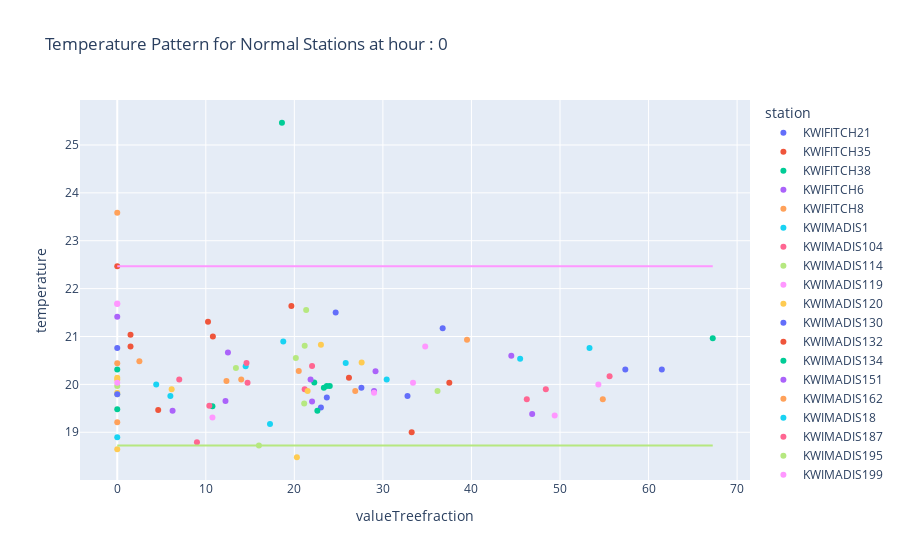

Here is the notebook cell this chart was saved with:
### Code cell
for hour in predictions1.keys():
    # if hour in [7,8]:
    figx = pe.scatter(grouped_data.query("hour==@hour"),x = 'valueTreefraction', y='temperature',color='station',title=f'Temperature Pattern for Normal Stations at hour : {hour} ')
    figx.add_trace(go.Scatter(x=grouped_data.query("hour==@hour").valueTreefraction, y=predictions1[hour][quants[0]], mode='lines', name='5% line'))
    figx.add_trace(go.Scatter(x=grouped_data.query("hour==@hour").valueTreefraction, y=predictions1[hour][quants[1]], mode='lines', name='95% line'))
    figx.show()

### Figure 1 — Plotly figure (JSON) as saved in the notebook; plotly's stock layout.template omitted (floating-point values rounded to 4 significant figures)
{"data": [{"hovertemplate": "station=KWIFITCH21<br>valueTreefraction=%{x}<br>temperature=%{y}<extra></extra>", "legendgroup": "KWIFITCH21", "marker": {"color": "#636efa", "symbol": "circle"}, "mode": "markers", "name": "KWIFITCH21", "orientation": "v", "showlegend": true, "type": "scatter", "x": [27.57], "xaxis": "x", "y": [19.93], "yaxis": "y"}, {"hovertemplate": "station=KWIFITCH35<br>valueTreefraction=%{x}<br>temperature=%{y}<extra></extra>", "legendgroup": "KWIFITCH35", "marker": {"color": "#EF553B", "symbol": "circle"}, "mode": "markers", "name": "KWIFITCH35", "orientation": "v", "showlegend": true, "type": "scatter", "x": [33.25], "xaxis": "x", "y": [19], "yaxis": "y"}, {"hovertemplate": "station=KWIFITCH38<br>valueTreefraction=%{x}<br>temperature=%{y}<extra></extra>", "legendgroup": "KWIFITCH38", "marker": {"color": "#00cc96", "symbol": "circle"}, "mode": "markers", "name": "KWIFITCH38", "orientation": "v", "showlegend": true, "type": "scatter", "x": [10.75], "xaxis": "x", "y": [19.55], "yaxis": "y"}, {"hovertemplate": "station=KWIFITCH6<br>valueTreefraction=%{x}<br>temperature=%{y}<extra></extra>", "legendgroup": "KWIFITCH6", "marker": {"color": "#ab63fa", "symbol": "circle"}, "mode": "markers", "name": "KWIFITCH6", "orientation": "v", "showlegend": true, "type": "scatter", "x": [29], "xaxis": "x", "y": [19.86], "yaxis": "y"}, {"hovertemplate": "station=KWIFITCH8<br>valueTreefraction=%{x}<br>temperature=%{y}<extra></extra>", "legendgroup": "KWIFITCH8", "marker": {"color": "#FFA15A", "symbol": "circle"}, "mode": "markers", "name": "KWIFITCH8", "orientation": "v", "showlegend": true, "type": "scatter", "x": [26.88], "xaxis": "x", "y": [19.86], "yaxis": "y"}, {"hovertemplate": "station=KWIMADIS1<br>valueTreefraction=%{x}<br>temperature=%{y}<extra></extra>", "legendgroup": "KWIMADIS1", "marker": {"color": "#19d3f3", "symbol": "circle"}, "mode": "markers", "name": "KWIMADIS1", "orientation": "v", "showlegend": true, "type": "scatter", "x": [45.5], "xaxis": "x", "y": [20.54], "yaxis": "y"}, {"hovertemplate": "station=KWIMADIS104<br>valueTreefraction=%{x}<br>temperature=%{y}<extra></extra>", "legendgroup": "KWIMADIS104", "marker": {"color": "#FF6692", "symbol": "circle"}, "mode": "markers", "name": "KWIMADIS104", "orientation": "v", "showlegend": true, "type": "scatter", "x": [9], "xaxis": "x", "y": [18.79], "yaxis": "y"}, {"hovertemplate": "station=KWIMADIS114<br>valueTreefraction=%{x}<br>temperature=%{y}<extra></extra>", "legendgroup": "KWIMADIS114", "marker": {"color": "#B6E880", "symbol": "circle"}, "mode": "markers", "name": "KWIMADIS114", "orientation": "v", "showlegend": true, "type": "scatter", "x": [16], "xaxis": "x", "y": [18.72], "yaxis": "y"}, {"hovertemplate": "station=KWIMADIS119<br>valueTreefraction=%{x}<br>temperature=%{y}<extra></extra>", "legendgroup": "KWIMADIS119", "marker": {"color": "#FF97FF", "symbol": "circle"}, "mode": "markers", "name": "KWIMADIS119", "orientation": "v", "showlegend": true, "type": "scatter", "x": [34.78], "xaxis": "x", "y": [20.79], "yaxis": "y"}, {"hovertemplate": "station=KWIMADIS120<br>valueTreefraction=%{x}<br>temperature=%{y}<extra></extra>", "legendgroup": "KWIMADIS120", "marker": {"color": "#FECB52", "symbol": "circle"}, "mode": "markers", "name": "KWIMADIS120", "orientation": "v", "showlegend": true, "type": "scatter", "x": [20.29], "xaxis": "x", "y": [18.48], "yaxis": "y"}, {"hovertemplate": "station=KWIMADIS130<br>valueTreefraction=%{x}<br>temperature=%{y}<extra></extra>", "legendgroup": "KWIMADIS130", "marker": {"color": "#636efa", "symbol": "circle"}, "mode": "markers", "name": "KWIMADIS130", "orientation": "v", "showlegend": true, "type": "scatter", "x": [36.75], "xaxis": "x", "y": [21.17], "yaxis": "y"}, {"hovertemplate": "station=KWIMADIS132<br>valueTreefraction=%{x}<br>temperature=%{y}<extra></extra>", "legendgroup": "KWIMADIS132", "marker": {"color": "#EF553B", "symbol": "circle"}, "mode": "markers", "name": "KWIMADIS132", "orientation": "v", "showlegend": true, "type": "scatter", "x": [4.625], "xaxis": "x", "y": [19.46], "yaxis": "y"}, {"hovertemplate": "station=KWIMADIS134<br>valueTreefraction=%{x}<br>temperature=%{y}<extra></extra>", "legendgroup": "KWIMADIS134", "marker": {"color": "#00cc96", "symbol": "circle"}, "mode": "markers", "name": "KWIMADIS134", "orientation": "v", "showlegend": true, "type": "scatter", "x": [24], "xaxis": "x", "y": [19.97], "yaxis": "y"}, {"hovertemplate": "station=KWIMADIS151<br>valueTreefraction=%{x}<br>temperature=%{y}<extra></extra>", "legendgroup": "KWIMADIS151", "marker": {"color": "#ab63fa", "symbol": "circle"}, "mode": "markers", "name": "KWIMADIS151", "orientation": "v", "showlegend": true, "type": "scatter", "x": [22], "xaxis": "x", "y": [19.64], "yaxis": "y"}, {"hovertemplate": "station=KWIMADIS162<br>valueTreefraction=%{x}<br>temperature=%{y}<extra></extra>", "legendgroup": "KWIMADIS162", "marker": {"color": "#FFA15A", "symbol": "circle"}, "mode": "markers", "name": "KWIMADIS162", "orientation": "v", "showlegend": true, "type": "scatter", "x": [20.5], "xaxis": "x", "y": [20.28], "yaxis": "y"}, {"hovertemplate": "station=KWIMADIS18<br>valueTreefraction=%{x}<br>temperature=%{y}<extra></extra>", "legendgroup": "KWIMADIS18", "marker": {"color": "#19d3f3", "symbol": "circle"}, "mode": "markers", "name": "KWIMADIS18", "orientation": "v", "showlegend": true, "type": "scatter", "x": [30.43], "xaxis": "x", "y": [20.1], "yaxis": "y"}, {"hovertemplate": "station=KWIMADIS187<br>valueTreefraction=%{x}<br>temperature=%{y}<extra></extra>", "legendgroup": "KWIMADIS187", "marker": {"color": "#FF6692", "symbol": "circle"}, "mode": "markers", "name": "KWIMADIS187", "orientation": "v", "showlegend": true, "type": "scatter", "x": [21.17], "xaxis": "x", "y": [19.9], "yaxis": "y"}, {"hovertemplate": "station=KWIMADIS195<br>valueTreefraction=%{x}<br>temperature=%{y}<extra></extra>", "legendgroup": "KWIMADIS195", "marker": {"color": "#B6E880", "symbol": "circle"}, "mode": "markers", "name": "KWIMADIS195", "orientation": "v", "showlegend": true, "type": "scatter", "x": [21.11], "xaxis": "x", "y": [19.6], "yaxis": "y"}, {"hovertemplate": "station=KWIMADIS199<br>valueTreefraction=%{x}<br>temperature=%{y}<extra></extra>", "legendgroup": "KWIMADIS199", "marker": {"color": "#FF97FF", "symbol": "circle"}, "mode": "markers", "name": "KWIMADIS199", "orientation": "v", "showlegend": true, "type": "scatter", "x": [29], "xaxis": "x", "y": [19.83], "yaxis": "y"}, {"hovertemplate": "station=KWIMADIS201<br>valueTreefraction=%{x}<br>temperature=%{y}<extra></extra>", "legendgroup": "KWIMADIS201", "marker": {"color": "#FECB52", "symbol": "circle"}, "mode": "markers", "name": "KWIMADIS201", "orientation": "v", "showlegend": true, "type": "scatter", "x": [23], "xaxis": "x", "y": [20.83], "yaxis": "y"}, {"hovertemplate": "station=KWIMADIS208<br>valueTreefraction=%{x}<br>temperature=%{y}<extra></extra>", "legendgroup": "KWIMADIS208", "marker": {"color": "#636efa", "symbol": "circle"}, "mode": "markers", "name": "KWIMADIS208", "orientation": "v", "showlegend": true, "type": "scatter", "x": [23.67], "xaxis": "x", "y": [19.72], "yaxis": "y"}, {"hovertemplate": "station=KWIMADIS214<br>valueTreefraction=%{x}<br>temperature=%{y}<extra></extra>", "legendgroup": "KWIMADIS214", "marker": {"color": "#EF553B", "symbol": "circle"}, "mode": "markers", "name": "KWIMADIS214", "orientation": "v", "showlegend": true, "type": "scatter", "x": [0], "xaxis": "x", "y": [22.47], "yaxis": "y"}, {"hovertemplate": "station=KWIMADIS215<br>valueTreefraction=%{x}<br>temperature=%{y}<extra></extra>", "legendgroup": "KWIMADIS215", "marker": {"color": "#00cc96", "symbol": "circle"}, "mode": "markers", "name": "KWIMADIS215", "orientation": "v", "showlegend": true, "type": "scatter", "x": [22.25], "xaxis": "x", "y": [20.04], "yaxis": "y"}, {"hovertemplate": "station=KWIMADIS226<br>valueTreefraction=%{x}<br>temperature=%{y}<extra></extra>", "legendgroup": "KWIMADIS226", "marker": {"color": "#ab63fa", "symbol": "circle"}, "mode": "markers", "name": "KWIMADIS226", "orientation": "v", "showlegend": true, "type": "scatter", "x": [44.5], "xaxis": "x", "y": [20.6], "yaxis": "y"}, {"hovertemplate": "station=KWIMADIS238<br>valueTreefraction=%{x}<br>temperature=%{y}<extra></extra>", "legendgroup": "KWIMADIS238", "marker": {"color": "#FFA15A", "symbol": "circle"}, "mode": "markers", "name": "KWIMADIS238", "orientation": "v", "showlegend": true, "type": "scatter", "x": [2.5], "xaxis": "x", "y": [20.48], "yaxis": "y"}, {"hovertemplate": "station=KWIMADIS239<br>valueTreefraction=%{x}<br>temperature=%{y}<extra></extra>", "legendgroup": "KWIMADIS239", "marker": {"color": "#19d3f3", "symbol": "circle"}, "mode": "markers", "name": "KWIMADIS239", "orientation": "v", "showlegend": true, "type": "scatter", "x": [14.5], "xaxis": "x", "y": [20.38], "yaxis": "y"}, {"hovertemplate": "station=KWIMADIS249<br>valueTreefraction=%{x}<br>temperature=%{y}<extra></extra>", "legendgroup": "KWIMADIS249", "marker": {"color": "#FF6692", "symbol": "circle"}, "mode": "markers", "name": "KWIMADIS249", "orientation": "v", "showlegend": true, "type": "scatter", "x": [14.71], "xaxis": "x", "y": [20.03], "yaxis": "y"}, {"hovertemplate": "station=KWIMADIS259<br>valueTreefraction=%{x}<br>temperature=%{y}<extra></extra>", "legendgroup": "KWIMADIS259", "marker": {"color": "#B6E880", "symbol": "circle"}, "mode": "markers", "name": "KWIMADIS259", "orientation": "v", "showlegend": true, "type": "scatter", "x": [21.17], "xaxis": "x", "y": [20.81], "yaxis": "y"}, {"hovertemplate": "station=KWIMADIS270<br>valueTreefraction=%{x}<br>temperature=%{y}<extra></extra>", "legendgroup": "KWIMADIS270", "marker": {"color": "#FF97FF", "symbol": "circle"}, "mode": "markers", "name": "KWIMADIS270", "orientation": "v", "showlegend": true, "type": "scatter", "x": [0], "xaxis": "x", "y": [21.68], "yaxis": "y"}, {"hovertemplate": "station=KWIMADIS273<br>valueTreefraction=%{x}<br>temperature=%{y}<extra></extra>", "legendgroup": "KWIMADIS273", "marker": {"color": "#FECB52", "symbol": "circle"}, "mode": "markers", "name": "KWIMADIS273", "orientation": "v", "showlegend": true, "type": "scatter", "x": [0], "xaxis": "x", "y": [20.14], "yaxis": "y"}, {"hovertemplate": "station=KWIMADIS279<br>valueTreefraction=%{x}<br>temperature=%{y}<extra></extra>", "legendgroup": "KWIMADIS279", "marker": {"color": "#636efa", "symbol": "circle"}, "mode": "markers", "name": "KWIMADIS279", "orientation": "v", "showlegend": true, "type": "scatter", "x": [32.78], "xaxis": "x", "y": [19.76], "yaxis": "y"}, {"hovertemplate": "station=KWIMADIS283<br>valueTreefraction=%{x}<br>temperature=%{y}<extra></extra>", "legendgroup": "KWIMADIS283", "marker": {"color": "#EF553B", "symbol": "circle"}, "mode": "markers", "name": "KWIMADIS283", "orientation": "v", "showlegend": true, "type": "scatter", "x": [37.5], "xaxis": "x", "y": [20.03], "yaxis": "y"}, {"hovertemplate": "station=KWIMADIS284<br>valueTreefraction=%{x}<br>temperature=%{y}<extra></extra>", "legendgroup": "KWIMADIS284", "marker": {"color": "#00cc96", "symbol": "circle"}, "mode": "markers", "name": "KWIMADIS284", "orientation": "v", "showlegend": true, "type": "scatter", "x": [67.25], "xaxis": "x", "y": [20.97], "yaxis": "y"}, {"hovertemplate": "station=KWIMADIS287<br>valueTreefraction=%{x}<br>temperature=%{y}<extra></extra>", "legendgroup": "KWIMADIS287", "marker": {"color": "#ab63fa", "symbol": "circle"}, "mode": "markers", "name": "KWIMADIS287", "orientation": "v", "showlegend": true, "type": "scatter", "x": [29.17], "xaxis": "x", "y": [20.28], "yaxis": "y"}, {"hovertemplate": "station=KWIMADIS288<br>valueTreefraction=%{x}<br>temperature=%{y}<extra></extra>", "legendgroup": "KWIMADIS288", "marker": {"color": "#FFA15A", "symbol": "circle"}, "mode": "markers", "name": "KWIMADIS288", "orientation": "v", "showlegend": true, "type": "scatter", "x": [14], "xaxis": "x", "y": [20.1], "yaxis": "y"}, {"hovertemplate": "station=KWIMADIS290<br>valueTreefraction=%{x}<br>temperature=%{y}<extra></extra>", "legendgroup": "KWIMADIS290", "marker": {"color": "#19d3f3", "symbol": "circle"}, "mode": "markers", "name": "KWIMADIS290", "orientation": "v", "showlegend": true, "type": "scatter", "x": [6], "xaxis": "x", "y": [19.76], "yaxis": "y"}, {"hovertemplate": "station=KWIMADIS292<br>valueTreefraction=%{x}<br>temperature=%{y}<extra></extra>", "legendgroup": "KWIMADIS292", "marker": {"color": "#FF6692", "symbol": "circle"}, "mode": "markers", "name": "KWIMADIS292", "orientation": "v", "showlegend": true, "type": "scatter", "x": [14.6], "xaxis": "x", "y": [20.45], "yaxis": "y"}, {"hovertemplate": "station=KWIMADIS293<br>valueTreefraction=%{x}<br>temperature=%{y}<extra></extra>", "legendgroup": "KWIMADIS293", "marker": {"color": "#B6E880", "symbol": "circle"}, "mode": "markers", "name": "KWIMADIS293", "orientation": "v", "showlegend": true, "type": "scatter", "x": [36.17], "xaxis": "x", "y": [19.86], "yaxis": "y"}, {"hovertemplate": "station=KWIMADIS294<br>valueTreefraction=%{x}<br>temperature=%{y}<extra></extra>", "legendgroup": "KWIMADIS294", "marker": {"color": "#FF97FF", "symbol": "circle"}, "mode": "markers", "name": "KWIMADIS294", "orientation": "v", "showlegend": true, "type": "scatter", "x": [10.75], "xaxis": "x", "y": [19.31], "yaxis": "y"}, {"hovertemplate": "station=KWIMADIS298<br>valueTreefraction=%{x}<br>temperature=%{y}<extra></extra>", "legendgroup": "KWIMADIS298", "marker": {"color": "#FECB52", "symbol": "circle"}, "mode": "markers", "name": "KWIMADIS298", "orientation": "v", "showlegend": true, "type": "scatter", "x": [0], "xaxis": "x", "y": [20.1], "yaxis": "y"}, {"hovertemplate": "station=KWIMADIS306<br>valueTreefraction=%{x}<br>temperature=%{y}<extra></extra>", "legendgroup": "KWIMADIS306", "marker": {"color": "#636efa", "symbol": "circle"}, "mode": "markers", "name": "KWIMADIS306", "orientation": "v", "showlegend": true, "type": "scatter", "x": [23], "xaxis": "x", "y": [19.52], "yaxis": "y"}, {"hovertemplate": "station=KWIMADIS308<br>valueTreefraction=%{x}<br>temperature=%{y}<extra></extra>", "legendgroup": "KWIMADIS308", "marker": {"color": "#EF553B", "symbol": "circle"}, "mode": "markers", "name": "KWIMADIS308", "orientation": "v", "showlegend": true, "type": "scatter", "x": [1.5], "xaxis": "x", "y": [20.79], "yaxis": "y"}, {"hovertemplate": "station=KWIMADIS310<br>valueTreefraction=%{x}<br>temperature=%{y}<extra></extra>", "legendgroup": "KWIMADIS310", "marker": {"color": "#00cc96", "symbol": "circle"}, "mode": "markers", "name": "KWIMADIS310", "orientation": "v", "showlegend": true, "type": "scatter", "x": [23.33], "xaxis": "x", "y": [19.93], "yaxis": "y"}, {"hovertemplate": "station=KWIMADIS311<br>valueTreefraction=%{x}<br>temperature=%{y}<extra></extra>", "legendgroup": "KWIMADIS311", "marker": {"color": "#ab63fa", "symbol": "circle"}, "mode": "markers", "name": "KWIMADIS311", "orientation": "v", "showlegend": true, "type": "scatter", "x": [21.83], "xaxis": "x", "y": [20.1], "yaxis": "y"}, {"hovertemplate": "station=KWIMADIS324<br>valueTreefraction=%{x}<br>temperature=%{y}<extra></extra>", "legendgroup": "KWIMADIS324", "marker": {"color": "#FFA15A", "symbol": "circle"}, "mode": "markers", "name": "KWIMADIS324", "orientation": "v", "showlegend": true, "type": "scatter", "x": [0], "xaxis": "x", "y": [19.21], "yaxis": "y"}, {"hovertemplate": "station=KWIMADIS328<br>valueTreefraction=%{x}<br>temperature=%{y}<extra></extra>", "legendgroup": "KWIMADIS328", "marker": {"color": "#19d3f3", "symbol": "circle"}, "mode": "markers", "name": "KWIMADIS328", "orientation": "v", "showlegend": true, "type": "scatter", "x": [4.4], "xaxis": "x", "y": [20], "yaxis": "y"}, {"hovertemplate": "station=KWIMADIS33<br>valueTreefraction=%{x}<br>temperature=%{y}<extra></extra>", "legendgroup": "KWIMADIS33", "marker": {"color": "#FF6692", "symbol": "circle"}, "mode": "markers", "name": "KWIMADIS33", "orientation": "v", "showlegend": true, "type": "scatter", "x": [46.25], "xaxis": "x", "y": [19.69], "yaxis": "y"}, {"hovertemplate": "station=KWIMADIS331<br>valueTreefraction=%{x}<br>temperature=%{y}<extra></extra>", "legendgroup": "KWIMADIS331", "marker": {"color": "#B6E880", "symbol": "circle"}, "mode": "markers", "name": "KWIMADIS331", "orientation": "v", "showlegend": true, "type": "scatter", "x": [13.4], "xaxis": "x", "y": [20.34], "yaxis": "y"}, {"hovertemplate": "station=KWIMADIS332<br>valueTreefraction=%{x}<br>temperature=%{y}<extra></extra>", "legendgroup": "KWIMADIS332", "marker": {"color": "#FF97FF", "symbol": "circle"}, "mode": "markers", "name": "KWIMADIS332", "orientation": "v", "showlegend": true, "type": "scatter", "x": [49.4], "xaxis": "x", "y": [19.35], "yaxis": "y"}, {"hovertemplate": "station=KWIMADIS333<br>valueTreefraction=%{x}<br>temperature=%{y}<extra></extra>", "legendgroup": "KWIMADIS333", "marker": {"color": "#FECB52", "symbol": "circle"}, "mode": "markers", "name": "KWIMADIS333", "orientation": "v", "showlegend": true, "type": "scatter", "x": [21.5], "xaxis": "x", "y": [19.86], "yaxis": "y"}, {"hovertemplate": "station=KWIMADIS335<br>valueTreefraction=%{x}<br>temperature=%{y}<extra></extra>", "legendgroup": "KWIMADIS335", "marker": {"color": "#636efa", "symbol": "circle"}, "mode": "markers", "name": "KWIMADIS335", "orientation": "v", "showlegend": true, "type": "scatter", "x": [57.38], "xaxis": "x", "y": [20.31], "yaxis": "y"}, {"hovertemplate": "station=KWIMADIS338<br>valueTreefraction=%{x}<br>temperature=%{y}<extra></extra>", "legendgroup": "KWIMADIS338", "marker": {"color": "#EF553B", "symbol": "circle"}, "mode": "markers", "name": "KWIMADIS338", "orientation": "v", "showlegend": true, "type": "scatter", "x": [26.17], "xaxis": "x", "y": [20.14], "yaxis": "y"}, {"hovertemplate": "station=KWIMADIS340<br>valueTreefraction=%{x}<br>temperature=%{y}<extra></extra>", "legendgroup": "KWIMADIS340", "marker": {"color": "#00cc96", "symbol": "circle"}, "mode": "markers", "name": "KWIMADIS340", "orientation": "v", "showlegend": true, "type": "scatter", "x": [23.67], "xaxis": "x", "y": [19.97], "yaxis": "y"}, {"hovertemplate": "station=KWIMADIS342<br>valueTreefraction=%{x}<br>temperature=%{y}<extra></extra>", "legendgroup": "KWIMADIS342", "marker": {"color": "#ab63fa", "symbol": "circle"}, "mode": "markers", "name": "KWIMADIS342", "orientation": "v", "showlegend": true, "type": "scatter", "x": [46.86], "xaxis": "x", "y": [19.38], "yaxis": "y"}, {"hovertemplate": "station=KWIMADIS344<br>valueTreefraction=%{x}<br>temperature=%{y}<extra></extra>", "legendgroup": "KWIMADIS344", "marker": {"color": "#FFA15A", "symbol": "circle"}, "mode": "markers", "name": "KWIMADIS344", "orientation": "v", "showlegend": true, "type": "scatter", "x": [54.83], "xaxis": "x", "y": [19.69], "yaxis": "y"}, {"hovertemplate": "station=KWIMADIS345<br>valueTreefraction=%{x}<br>temperature=%{y}<extra></extra>", "legendgroup": "KWIMADIS345", "marker": {"color": "#19d3f3", "symbol": "circle"}, "mode": "markers", "name": "KWIMADIS345", "orientation": "v", "showlegend": true, "type": "scatter", "x": [18.75], "xaxis": "x", "y": [20.9], "yaxis": "y"}, {"hovertemplate": "station=KWIMADIS347<br>valueTreefraction=%{x}<br>temperature=%{y}<extra></extra>", "legendgroup": "KWIMADIS347", "marker": {"color": "#FF6692", "symbol": "circle"}, "mode": "markers", "name": "KWIMADIS347", "orientation": "v", "showlegend": true, "type": "scatter", "x": [55.6], "xaxis": "x", "y": [20.17], "yaxis": "y"}, {"hovertemplate": "station=KWIMADIS349<br>valueTreefraction=%{x}<br>temperature=%{y}<extra></extra>", "legendgroup": "KWIMADIS349", "marker": {"color": "#B6E880", "symbol": "circle"}, "mode": "markers", "name": "KWIMADIS349", "orientation": "v", "showlegend": true, "type": "scatter", "x": [21.33], "xaxis": "x", "y": [21.55], "yaxis": "y"}, {"hovertemplate": "station=KWIMADIS35<br>valueTreefraction=%{x}<br>temperature=%{y}<extra></extra>", "legendgroup": "KWIMADIS35", "marker": {"color": "#FF97FF", "symbol": "circle"}, "mode": "markers", "name": "KWIMADIS35", "orientation": "v", "showlegend": true, "type": "scatter", "x": [0], "xaxis": "x", "y": [21.69], "yaxis": "y"}, {"hovertemplate": "station=KWIMADIS350<br>valueTreefraction=%{x}<br>temperature=%{y}<extra></extra>", "legendgroup": "KWIMADIS350", "marker": {"color": "#FECB52", "symbol": "circle"}, "mode": "markers", "name": "KWIMADIS350", "orientation": "v", "showlegend": true, "type": "scatter", "x": [27.6], "xaxis": "x", "y": [20.45], "yaxis": "y"}, {"hovertemplate": "station=KWIMADIS353<br>valueTreefraction=%{x}<br>temperature=%{y}<extra></extra>", "legendgroup": "KWIMADIS353", "marker": {"color": "#636efa", "symbol": "circle"}, "mode": "markers", "name": "KWIMADIS353", "orientation": "v", "showlegend": true, "type": "scatter", "x": [24.67], "xaxis": "x", "y": [21.5], "yaxis": "y"}, {"hovertemplate": "station=KWIMADIS41<br>valueTreefraction=%{x}<br>temperature=%{y}<extra></extra>", "legendgroup": "KWIMADIS41", "marker": {"color": "#EF553B", "symbol": "circle"}, "mode": "markers", "name": "KWIMADIS41", "orientation": "v", "showlegend": true, "type": "scatter", "x": [10.8], "xaxis": "x", "y": [21], "yaxis": "y"}, {"hovertemplate": "station=KWIMADIS50<br>valueTreefraction=%{x}<br>temperature=%{y}<extra></extra>", "legendgroup": "KWIMADIS50", "marker": {"color": "#00cc96", "symbol": "circle"}, "mode": "markers", "name": "KWIMADIS50", "orientation": "v", "showlegend": true, "type": "scatter", "x": [18.6], "xaxis": "x", "y": [25.46], "yaxis": "y"}, {"hovertemplate": "station=KWIMADIS52<br>valueTreefraction=%{x}<br>temperature=%{y}<extra></extra>", "legendgroup": "KWIMADIS52", "marker": {"color": "#ab63fa", "symbol": "circle"}, "mode": "markers", "name": "KWIMADIS52", "orientation": "v", "showlegend": true, "type": "scatter", "x": [0], "xaxis": "x", "y": [21.41], "yaxis": "y"}, {"hovertemplate": "station=KWIMADIS65<br>valueTreefraction=%{x}<br>temperature=%{y}<extra></extra>", "legendgroup": "KWIMADIS65", "marker": {"color": "#FFA15A", "symbol": "circle"}, "mode": "markers", "name": "KWIMADIS65", "orientation": "v", "showlegend": true, "type": "scatter", "x": [39.5], "xaxis": "x", "y": [20.93], "yaxis": "y"}, {"hovertemplate": "station=KWIMADIS87<br>valueTreefraction=%{x}<br>temperature=%{y}<extra></extra>", "legendgroup": "KWIMADIS87", "marker": {"color": "#19d3f3", "symbol": "circle"}, "mode": "markers", "name": "KWIMADIS87", "orientation": "v", "showlegend": true, "type": "scatter", "x": [53.33], "xaxis": "x", "y": [20.76], "yaxis": "y"}, {"hovertemplate": "station=KWIMCFAR10<br>valueTreefraction=%{x}<br>temperature=%{y}<extra></extra>", "legendgroup": "KWIMCFAR10", "marker": {"color": "#FF6692", "symbol": "circle"}, "mode": "markers", "name": "KWIMCFAR10", "orientation": "v", "showlegend": true, "type": "scatter", "x": [48.4], "xaxis": "x", "y": [19.9], "yaxis": "y"}, {"hovertemplate": "station=KWIMCFAR19<br>valueTreefraction=%{x}<br>temperature=%{y}<extra></extra>", "legendgroup": "KWIMCFAR19", "marker": {"color": "#B6E880", "symbol": "circle"}, "mode": "markers", "name": "KWIMCFAR19", "orientation": "v", "showlegend": true, "type": "scatter", "x": [20.17], "xaxis": "x", "y": [20.55], "yaxis": "y"}, {"hovertemplate": "station=KWIMCFAR20<br>valueTreefraction=%{x}<br>temperature=%{y}<extra></extra>", "legendgroup": "KWIMCFAR20", "marker": {"color": "#FF97FF", "symbol": "circle"}, "mode": "markers", "name": "KWIMCFAR20", "orientation": "v", "showlegend": true, "type": "scatter", "x": [33.4], "xaxis": "x", "y": [20.03], "yaxis": "y"}, {"hovertemplate": "station=KWIMCFAR9<br>valueTreefraction=%{x}<br>temperature=%{y}<extra></extra>", "legendgroup": "KWIMCFAR9", "marker": {"color": "#FECB52", "symbol": "circle"}, "mode": "markers", "name": "KWIMCFAR9", "orientation": "v", "showlegend": true, "type": "scatter", "x": [6.143], "xaxis": "x", "y": [19.9], "yaxis": "y"}, {"hovertemplate": "station=KWIMIDDL14<br>valueTreefraction=%{x}<br>temperature=%{y}<extra></extra>", "legendgroup": "KWIMIDDL14", "marker": {"color": "#636efa", "symbol": "circle"}, "mode": "markers", "name": "KWIMIDDL14", "orientation": "v", "showlegend": true, "type": "scatter", "x": [61.5], "xaxis": "x", "y": [20.31], "yaxis": "y"}, {"hovertemplate": "station=KWIMIDDL23<br>valueTreefraction=%{x}<br>temperature=%{y}<extra></extra>", "legendgroup": "KWIMIDDL23", "marker": {"color": "#EF553B", "symbol": "circle"}, "mode": "markers", "name": "KWIMIDDL23", "orientation": "v", "showlegend": true, "type": "scatter", "x": [19.67], "xaxis": "x", "y": [21.64], "yaxis": "y"}, {"hovertemplate": "station=KWIMIDDL25<br>valueTreefraction=%{x}<br>temperature=%{y}<extra></extra>", "legendgroup": "KWIMIDDL25", "marker": {"color": "#00cc96", "symbol": "circle"}, "mode": "markers", "name": "KWIMIDDL25", "orientation": "v", "showlegend": true, "type": "scatter", "x": [0], "xaxis": "x", "y": [20.31], "yaxis": "y"}, {"hovertemplate": "station=KWIMIDDL36<br>valueTreefraction=%{x}<br>temperature=%{y}<extra></extra>", "legendgroup": "KWIMIDDL36", "marker": {"color": "#ab63fa", "symbol": "circle"}, "mode": "markers", "name": "KWIMIDDL36", "orientation": "v", "showlegend": true, "type": "scatter", "x": [12.5], "xaxis": "x", "y": [20.66], "yaxis": "y"}, {"hovertemplate": "station=KWIMIDDL39<br>valueTreefraction=%{x}<br>temperature=%{y}<extra></extra>", "legendgroup": "KWIMIDDL39", "marker": {"color": "#FFA15A", "symbol": "circle"}, "mode": "markers", "name": "KWIMIDDL39", "orientation": "v", "showlegend": true, "type": "scatter", "x": [0], "xaxis": "x", "y": [23.59], "yaxis": "y"}, {"hovertemplate": "station=KWIMIDDL41<br>valueTreefraction=%{x}<br>temperature=%{y}<extra></extra>", "legendgroup": "KWIMIDDL41", "marker": {"color": "#19d3f3", "symbol": "circle"}, "mode": "markers", "name": "KWIMIDDL41", "orientation": "v", "showlegend": true, "type": "scatter", "x": [25.8], "xaxis": "x", "y": [20.45], "yaxis": "y"}, {"hovertemplate": "station=KWIMIDDL46<br>valueTreefraction=%{x}<br>temperature=%{y}<extra></extra>", "legendgroup": "KWIMIDDL46", "marker": {"color": "#FF6692", "symbol": "circle"}, "mode": "markers", "name": "KWIMIDDL46", "orientation": "v", "showlegend": true, "type": "scatter", "x": [22], "xaxis": "x", "y": [20.38], "yaxis": "y"}, {"hovertemplate": "station=KWIMIDDL58<br>valueTreefraction=%{x}<br>temperature=%{y}<extra></extra>", "legendgroup": "KWIMIDDL58", "marker": {"color": "#B6E880", "symbol": "circle"}, "mode": "markers", "name": "KWIMIDDL58", "orientation": "v", "showlegend": true, "type": "scatter", "x": [0], "xaxis": "x", "y": [19.97], "yaxis": "y"}, {"hovertemplate": "station=KWIMONON7<br>valueTreefraction=%{x}<br>temperature=%{y}<extra></extra>", "legendgroup": "KWIMONON7", "marker": {"color": "#FF97FF", "symbol": "circle"}, "mode": "markers", "name": "KWIMONON7", "orientation": "v", "showlegend": true, "type": "scatter", "x": [54.33], "xaxis": "x", "y": [20], "yaxis": "y"}, {"hovertemplate": "station=KWISUNPR14<br>valueTreefraction=%{x}<br>temperature=%{y}<extra></extra>", "legendgroup": "KWISUNPR14", "marker": {"color": "#FECB52", "symbol": "circle"}, "mode": "markers", "name": "KWISUNPR14", "orientation": "v", "showlegend": true, "type": "scatter", "x": [0], "xaxis": "x", "y": [19.83], "yaxis": "y"}, {"hovertemplate": "station=KWISUNPR42<br>valueTreefraction=%{x}<br>temperature=%{y}<extra></extra>", "legendgroup": "KWISUNPR42", "marker": {"color": "#636efa", "symbol": "circle"}, "mode": "markers", "name": "KWISUNPR42", "orientation": "v", "showlegend": true, "type": "scatter", "x": [0], "xaxis": "x", "y": [20.76], "yaxis": "y"}, {"hovertemplate": "station=KWISUNPR63<br>valueTreefraction=%{x}<br>temperature=%{y}<extra></extra>", "legendgroup": "KWISUNPR63", "marker": {"color": "#EF553B", "symbol": "circle"}, "mode": "markers", "name": "KWISUNPR63", "orientation": "v", "showlegend": true, "type": "scatter", "x": [1.5], "xaxis": "x", "y": [21.03], "yaxis": "y"}, {"hovertemplate": "station=KWIVERON28<br>valueTreefraction=%{x}<br>temperature=%{y}<extra></extra>", "legendgroup": "KWIVERON28", "marker": {"color": "#00cc96", "symbol": "circle"}, "mode": "markers", "name": "KWIVERON28", "orientation": "v", "showlegend": true, "type": "scatter", "x": [22.6], "xaxis": "x", "y": [19.45], "yaxis": "y"}, {"hovertemplate": "station=KWIVERON48<br>valueTreefraction=%{x}<br>temperature=%{y}<extra></extra>", "legendgroup": "KWIVERON48", "marker": {"color": "#ab63fa", "symbol": "circle"}, "mode": "markers", "name": "KWIVERON48", "orientation": "v", "showlegend": true, "type": "scatter", "x": [6.25], "xaxis": "x", "y": [19.45], "yaxis": "y"}, {"hovertemplate": "station=KWIVERON50<br>valueTreefraction=%{x}<br>temperature=%{y}<extra></extra>", "legendgroup": "KWIVERON50", "marker": {"color": "#FFA15A", "symbol": "circle"}, "mode": "markers", "name": "KWIVERON50", "orientation": "v", "showlegend": true, "type": "scatter", "x": [0], "xaxis": "x", "y": [20.44], "yaxis": "y"}, {"hovertemplate": "station=KWIVERON57<br>valueTreefraction=%{x}<br>temperature=%{y}<extra></extra>", "legendgroup": "KWIVERON57", "marker": {"color": "#19d3f3", "symbol": "circle"}, "mode": "markers", "name": "KWIVERON57", "orientation": "v", "showlegend": true, "type": "scatter", "x": [0], "xaxis": "x", "y": [18.9], "yaxis": "y"}, {"hovertemplate": "station=KWIVERON58<br>valueTreefraction=%{x}<br>temperature=%{y}<extra></extra>", "legendgroup": "KWIVERON58", "marker": {"color": "#FF6692", "symbol": "circle"}, "mode": "markers", "name": "KWIVERON58", "orientation": "v", "showlegend": true, "type": "scatter", "x": [7], "xaxis": "x", "y": [20.1], "yaxis": "y"}, {"hovertemplate": "station=KWIVERON71<br>valueTreefraction=%{x}<br>temperature=%{y}<extra></extra>", "legendgroup": "KWIVERON71", "marker": {"color": "#B6E880", "symbol": "circle"}, "mode": "markers", "name": "KWIVERON71", "orientation": "v", "showlegend": true, "type": "scatter", "x": [0], "xaxis": "x", "y": [19.79], "yaxis": "y"}, {"hovertemplate": "station=KWIVERON72<br>valueTreefraction=%{x}<br>temperature=%{y}<extra></extra>", "legendgroup": "KWIVERON72", "marker": {"color": "#FF97FF", "symbol": "circle"}, "mode": "markers", "name": "KWIVERON72", "orientation": "v", "showlegend": true, "type": "scatter", "x": [0], "xaxis": "x", "y": [20.03], "yaxis": "y"}, {"hovertemplate": "station=KWIWAUNA18<br>valueTreefraction=%{x}<br>temperature=%{y}<extra></extra>", "legendgroup": "KWIWAUNA18", "marker": {"color": "#FECB52", "symbol": "circle"}, "mode": "markers", "name": "KWIWAUNA18", "orientation": "v", "showlegend": true, "type": "scatter", "x": [0], "xaxis": "x", "y": [18.65], "yaxis": "y"}, {"hovertemplate": "station=KWIWAUNA25<br>valueTreefraction=%{x}<br>temperature=%{y}<extra></extra>", "legendgroup": "KWIWAUNA25", "marker": {"color": "#636efa", "symbol": "circle"}, "mode": "markers", "name": "KWIWAUNA25", "orientation": "v", "showlegend": true, "type": "scatter", "x": [0], "xaxis": "x", "y": [19.79], "yaxis": "y"}, {"hovertemplate": "station=KWIWAUNA31<br>valueTreefraction=%{x}<br>temperature=%{y}<extra></extra>", "legendgroup": "KWIWAUNA31", "marker": {"color": "#EF553B", "symbol": "circle"}, "mode": "markers", "name": "KWIWAUNA31", "orientation": "v", "showlegend": true, "type": "scatter", "x": [10.25], "xaxis": "x", "y": [21.31], "yaxis": "y"}, {"hovertemplate": "station=KWIWAUNA32<br>valueTreefraction=%{x}<br>temperature=%{y}<extra></extra>", "legendgroup": "KWIWAUNA32", "marker": {"color": "#00cc96", "symbol": "circle"}, "mode": "markers", "name": "KWIWAUNA32", "orientation": "v", "showlegend": true, "type": "scatter", "x": [0], "xaxis": "x", "y": [19.48], "yaxis": "y"}, {"hovertemplate": "station=KWIWAUNA38<br>valueTreefraction=%{x}<br>temperature=%{y}<extra></extra>", "legendgroup": "KWIWAUNA38", "marker": {"color": "#ab63fa", "symbol": "circle"}, "mode": "markers", "name": "KWIWAUNA38", "orientation": "v", "showlegend": true, "type": "scatter", "x": [12.22], "xaxis": "x", "y": [19.66], "yaxis": "y"}, {"hovertemplate": "station=KWIWAUNA4<br>valueTreefraction=%{x}<br>temperature=%{y}<extra></extra>", "legendgroup": "KWIWAUNA4", "marker": {"color": "#FFA15A", "symbol": "circle"}, "mode": "markers", "name": "KWIWAUNA4", "orientation": "v", "showlegend": true, "type": "scatter", "x": [12.33], "xaxis": "x", "y": [20.07], "yaxis": "y"}, {"hovertemplate": "station=KWIWAUNA41<br>valueTreefraction=%{x}<br>temperature=%{y}<extra></extra>", "legendgroup": "KWIWAUNA41", "marker": {"color": "#19d3f3", "symbol": "circle"}, "mode": "markers", "name": "KWIWAUNA41", "orientation": "v", "showlegend": true, "type": "scatter", "x": [17.25], "xaxis": "x", "y": [19.17], "yaxis": "y"}, {"hovertemplate": "station=KWIWINDS10<br>valueTreefraction=%{x}<br>temperature=%{y}<extra></extra>", "legendgroup": "KWIWINDS10", "marker": {"color": "#FF6692", "symbol": "circle"}, "mode": "markers", "name": "KWIWINDS10", "orientation": "v", "showlegend": true, "type": "scatter", "x": [10.4], "xaxis": "x", "y": [19.55], "yaxis": "y"}, {"mode": "lines", "name": "5% line", "type": "scatter", "x": [27.57, 33.25, 10.75, 29, 26.88, 45.5, 9, 16, 34.78, 20.29, 36.75, 4.625, 24, 22, 20.5, 30.43, 21.17, 21.11, 29, 23, 23.67, 0, 22.25, 44.5, 2.5, 14.5, 14.71, 21.17, 0, 0, 32.78, 37.5, 67.25, 29.17, 14, 6, 14.6, 36.17, 10.75, 0, 23, 1.5, 23.33, 21.83, 0, 4.4, 46.25, 13.4, 49.4, 21.5, 57.38, 26.17, 23.67, 46.86, 54.83, 18.75, 55.6, 21.33, 0, 27.6, 24.67, 10.8, 18.6, 0, 39.5, 53.33, 48.4, 20.17, 33.4, 6.143, 61.5, 19.67, 0, 12.5, 0, 25.8, 22, 0, 54.33, 0, 0, 1.5, 22.6, 6.25, 0, 0, 7, 0, 0, 0, 0, 10.25, 0, 12.22, 12.33, 17.25, 10.4], "y": [18.72, 18.72, 18.72, 18.72, 18.72, 18.72, 18.72, 18.72, 18.72, 18.72, 18.72, 18.72, 18.72, 18.72, 18.72, 18.72, 18.72, 18.72, 18.72, 18.72, 18.72, 18.72, 18.72, 18.72, 18.72, 18.72, 18.72, 18.72, 18.72, 18.72, 18.72, 18.72, 18.72, 18.72, 18.72, 18.72, 18.72, 18.72, 18.72, 18.72, 18.72, 18.72, 18.72, 18.72, 18.72, 18.72, 18.72, 18.72, 18.72, 18.72, 18.72, 18.72, 18.72, 18.72, 18.72, 18.72, 18.72, 18.72, 18.72, 18.72, 18.72, 18.72, 18.72, 18.72, 18.72, 18.72, 18.72, 18.72, 18.72, 18.72, 18.72, 18.72, 18.72, 18.72, 18.72, 18.72, 18.72, 18.72, 18.72, 18.72, 18.72, 18.72, 18.72, 18.72, 18.72, 18.72, 18.72, 18.72, 18.72, 18.72, 18.72, 18.72, 18.72, 18.72, 18.72, 18.72, 18.72]}, {"mode": "lines", "name": "95% line", "type": "scatter", "x": [27.57, 33.25, 10.75, 29, 26.88, 45.5, 9, 16, 34.78, 20.29, 36.75, 4.625, 24, 22, 20.5, 30.43, 21.17, 21.11, 29, 23, 23.67, 0, 22.25, 44.5, 2.5, 14.5, 14.71, 21.17, 0, 0, 32.78, 37.5, 67.25, 29.17, 14, 6, 14.6, 36.17, 10.75, 0, 23, 1.5, 23.33, 21.83, 0, 4.4, 46.25, 13.4, 49.4, 21.5, 57.38, 26.17, 23.67, 46.86, 54.83, 18.75, 55.6, 21.33, 0, 27.6, 24.67, 10.8, 18.6, 0, 39.5, 53.33, 48.4, 20.17, 33.4, 6.143, 61.5, 19.67, 0, 12.5, 0, 25.8, 22, 0, 54.33, 0, 0, 1.5, 22.6, 6.25, 0, 0, 7, 0, 0, 0, 0, 10.25, 0, 12.22, 12.33, 17.25, 10.4], "y": [22.47, 22.47, 22.47, 22.47, 22.47, 22.47, 22.47, 22.47, 22.47, 22.47, 22.47, 22.47, 22.47, 22.47, 22.47, 22.47, 22.47, 22.47, 22.47, 22.47, 22.47, 22.47, 22.47, 22.47, 22.47, 22.47, 22.47, 22.47, 22.47, 22.47, 22.47, 22.47, 22.47, 22.47, 22.47, 22.47, 22.47, 22.47, 22.47, 22.47, 22.47, 22.47, 22.47, 22.47, 22.47, 22.47, 22.47, 22.47, 22.47, 22.47, 22.47, 22.47, 22.47, 22.47, 22.47, 22.47, 22.47, 22.47, 22.47, 22.47, 22.47, 22.47, 22.47, 22.47, 22.47, 22.47, 22.47, 22.47, 22.47, 22.47, 22.47, 22.47, 22.47, 22.47, 22.47, 22.47, 22.47, 22.47, 22.47, 22.47, 22.47, 22.47, 22.47, 22.47, 22.47, 22.47, 22.47, 22.47, 22.47, 22.47, 22.47, 22.47, 22.47, 22.47, 22.47, 22.47, 22.47]}], "layout": {"legend": {"title": {"text": "station"}, "tracegroupgap": 0}, "title": {"text": "Temperature Pattern for Normal Stations at hour : 0 "}, "xaxis": {"anchor": "y", "domain": [0, 1], "title": {"text": "valueTreefraction"}}, "yaxis": {"anchor": "x", "domain": [0, 1], "title": {"text": "temperature"}}}}
